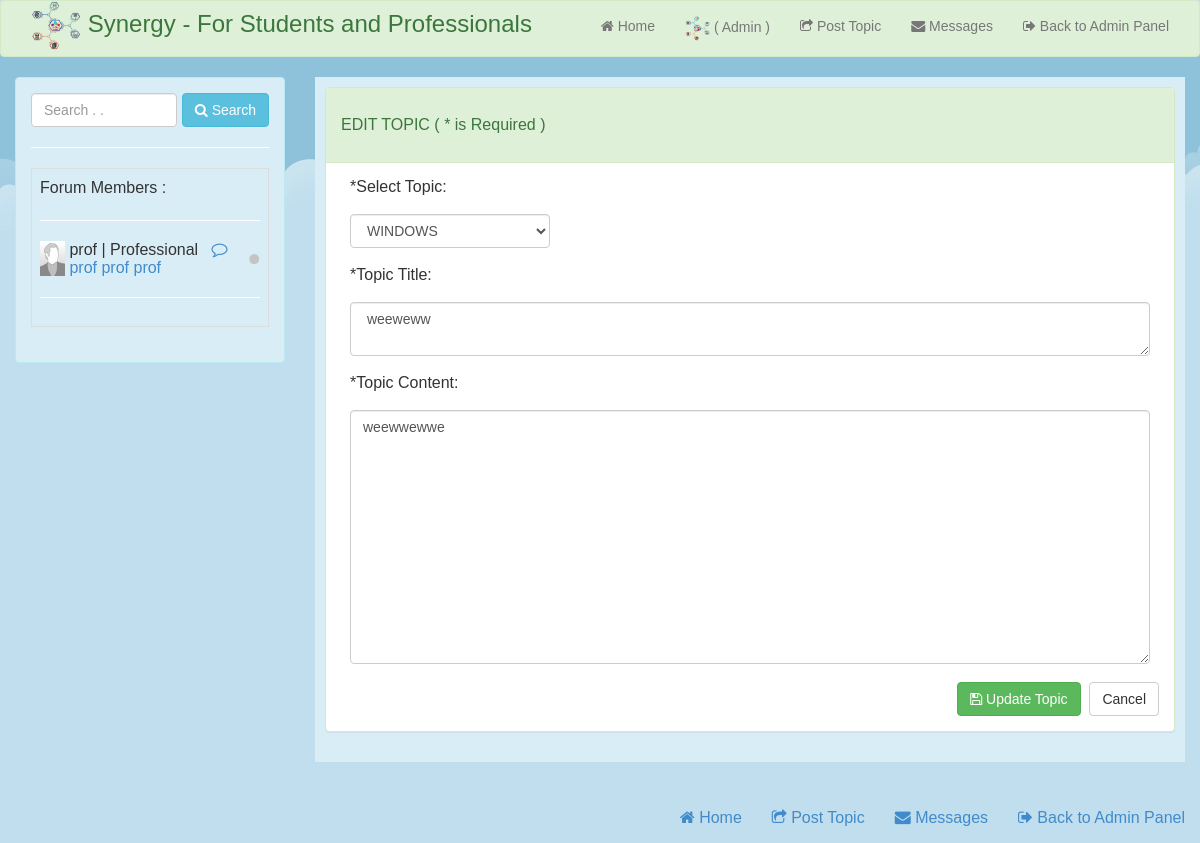
The app's page /admin/admin_forum/post_editor.php?id=152 (signed in) with its own data.
### tables this page shows
CREATE TABLE IF NOT EXISTS `members` (
  `member_id` int(11) NOT NULL AUTO_INCREMENT,
  `image` varchar(100) NOT NULL,
  `firstname` varchar(20) NOT NULL,
  `lastname` varchar(20) NOT NULL,
  `middlename` varchar(20) NOT NULL,
  `sex` varchar(6) NOT NULL,
  `address` varchar(100) NOT NULL,
  `contact_no` varchar(50) NOT NULL,
  `date_of_birth` text NOT NULL,
  `username` varchar(100) NOT NULL,
  `email` varchar(100) NOT NULL,
  `password` varchar(100) NOT NULL,
  `access` varchar(50) NOT NULL,
  `status` text NOT NULL,
  `acct_status` varchar(100) NOT NULL,
  `topic_ctr` varchar(11) NOT NULL,
  `threads_ctr` varchar(11) NOT NULL,
  `replies_ctr` varchar(11) NOT NULL,
  PRIMARY KEY (`member_id`)
);

CREATE TABLE IF NOT EXISTS `post` (
  `post_id` int(11) NOT NULL AUTO_INCREMENT,
  `member_id` int(11) NOT NULL,
  `post_content` longtext NOT NULL,
  `date_posted` varchar(100) NOT NULL,
  `post_image` varchar(150) NOT NULL,
  `post_title` text NOT NULL,
  `topic` varchar(50) NOT NULL,
  `views` int(11) NOT NULL,
  `replies` int(11) NOT NULL,
  `threads` int(11) NOT NULL,
  `access` text NOT NULL,
  PRIMARY KEY (`post_id`)
);

### admin/session.php (called while the page is built, shortened)
<?php
$session_id=$_SESSION['id'];
?>

### admin/admin_forum/post_editor.php (the view, shortened to what this page needs)
<head>
</head>
  <body id="home">
   	<?php    include('navbar.php');
       $get_id=$_GET['id'];
       	$post_query = $conn->query("select * from post LEFT JOIN members on post.member_id = members.member_id where post_id='$get_id'");
									while($post_row = $post_query->fetch())
                                    {
								 $topic = $post_row['topic'];
							 	$post_title = $post_row['post_title'];
								$post_content = $post_row['post_content'];
									}
       ?>
<center>
  <table>
  <tr>
  <td>
	<div class="container-fluid">
		<div class="row">
			<div class="col-md-3">
            	<div class="alert alert-info">
             <form method="post" action="search_result.php">
                  <table><tr>
                  <td>
                  <input type="text" name="search" class="form-control" placeholder="Search . ." required>
                  </td>
                  <td>&nbsp;</td>
                  <td>
                  <button type="submit" class="btn btn-info"><li class="fa fa-search"></li> Search</button>
                  </td>
                  </tr></table>
                   </form>
                  <hr />
               <div id="load_tweets2">
   	<?php    include('sidebar.php'); ?>
       </div>
       </div>
       </div>
			<div class="col-md-9">
						<div class="jumbotron alert-info">
				<div class="panel panel-success">
  <div class="panel-heading">
      <br />
		<h4 class="panel-title">EDIT TOPIC ( * is Required ) </h4>
    <br />
  </div>
  <div class="panel-body">
	<form method="post" enctype="multipart/form-data">
    <center>
    <table width="800">
    <tr>
    <td>
    *Select Topic:<br /><br />
     <select name="topic" class="form-control">
     <option><?php echo $topic; ?></option>
    </select>
    <br />
    </td>
    <td width="600"> </td>
    </tr>
    <tr>
    <td colspan="2">
     *Topic Title:<br /><br />
    <textarea name="post_title" class="form-control" rows="2" placeholder="Title" required> <?php echo 	$post_title; ?></textarea>
                                <br />
                                *Topic Content:<br /><br />
								<textarea name="post_content" class="form-control" rows="12" placeholder="Contents" required><?php echo $post_content; ?></textarea>
                                <br />
    </td>
    </tr>
    </table>
                            	<div class="pull-right">
								<button type="submit" name="edit" class="btn btn-success"><i class="fa fa-save"></i> Update Topic</button>&nbsp;	<a href="home.php" class="btn btn-default">Cancel</a>
								</div>
						</form>
                        </center>
			<div class="col-md-1"></div>
	<?php include('footer.php'); ?>
  </body>
</html>

### admin/admin_forum/sidebar.php (shortened to what this page needs)
<?php
 include('header.php');
 include('../session.php');
 ?>
	<table cellpadding="0" cellspacing="0" border="0" class="table table-bordered" id="example"  >
	<tr>
        <td>
          Forum Members :
                 <hr />
          	<?php
	$query = $conn->query("select * from members order by lastname ASC") or die(mysql_error());
	while ($row = $query->fetch()) {
	$id = $row['member_id'];
       if($id==$session_id){
           	$query1 = $conn->query("select * from members where member_id='$session_id'") or die(mysql_error());
	while ($row1 = $query1->fetch())
       {
	   if($row1['acct_status']=="Unactive")
          {
           ?>
           <script>
					 alert('Your account has been Deactivated by the Administrator. Pls. contact the admin for clarifications. Thank you.');
                    	window.location = 'logout.php';
						</script>
           <?php
          }
	}
       }else{
	?>
        <table cellpadding="0" cellspacing="0" border="0"   id="example" width="220">
        <tr>
  <td rowspan="2"><img src="<?php echo "../".$row['image']; ?>" width="25" height="35" class="img-square" /></td>
   <td rowspan="2">&nbsp;</td>
       	<td width="197"><?php echo $row['username']." | ".$row['access']; ?> &nbsp; <a href="compose_msg.php?id=<?php echo $id;  ?>" title="click to send a message to <?php echo $row['firstname']." ".$row['middlename']." ".$row['lastname']; ?>"><i class="fa fa-comment-o"></i></a></td>
 <td  rowspan="2"><?php
           if($row['status']=="active"){
               ?>
           <img src="../images/active.png" width="12" height="12" alt="..." class="img-circle">
                <?php
           }
           else
           {
               ?>
               <img src="../images/inactive.png" width="12" height="12" alt="..." class="img-circle">
            <?php
           }
            ?> </td>
	</tr>
       <tr>
       	<td colspan="2"><a href="view_profile.php?id=<?php echo $id; ?>"><?php echo $row['firstname']." ".$row['middlename']." ".$row['lastname']; ?></a></td>
       </tr>
       	</table>
               <hr />
              <?php
             }}?>
       </td>
       </tr>
</table>

### css/my_style.css (style rules this page uses)
body { background: url("../images/bg.png") repeat scroll 0 0 rgba(0, 0, 0, 0); font-family:'ProximaNova-Light',Helvetica,Arial,sans-serif !important; }
#home { background-attachment: fixed; background-color: #C0DEED; background-image: url("../images/home_bg.png"); background-position: left 40px; background-repeat: no-repeat; }
#home .jumbotron { padding:10px !important; }
#home hr { border-color:#ffffff !important; }

### records on screen
members: image (picture), username "prof", access "Professional", firstname "prof", middlename "prof", lastname "prof"
post: topic "WINDOWS", post_title "weeweww", post_content "weewwewwe"
